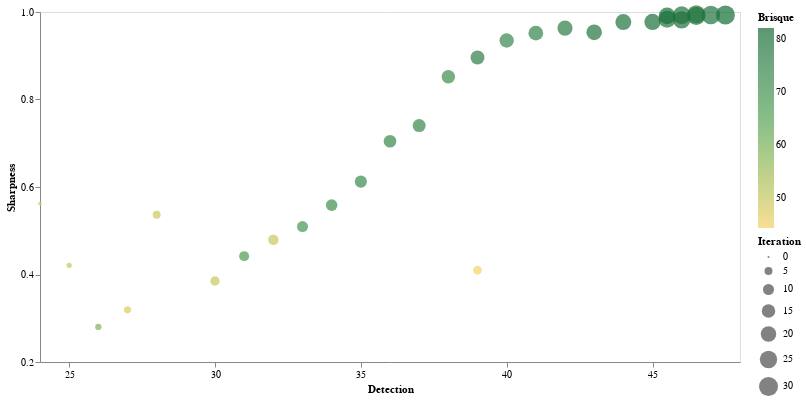

The cell this chart's notebook holds for it:
### Code cell
from altair import Chart
import altair as alt
import seaborn as sns
c = Chart(df)

c.mark_circle().encode(
    alt.X('Detection',
        scale=alt.Scale(zero=False),
        axis=alt.Axis(tickCount=df.shape[1], grid=False)
    ),
    # x='Detection',
    # y='Sharpness',
    alt.Y('Sharpness',
        scale=alt.Scale(zero=False),
        axis=alt.Axis(tickCount=df.shape[1],grid=False)
    ),
    # color='Brisque',
    color=alt.Color('Brisque', legend=alt.Legend(orient="right"), scale=alt.Scale(scheme='goldgreen')),
    size='Iteration',
).properties(
    width=700,
    height=350
)

### Figure 1 — Vega-Lite specification as saved in the notebook (floating-point values rounded to 4 significant figures)
{"config": {"view": {"continuousWidth": 400, "continuousHeight": 300}}, "data": {"name": "data-789402fcc2b08c05ac9aa696ee59239e"}, "mark": "circle", "encoding": {"color": {"field": "Brisque", "legend": {"orient": "right"}, "scale": {"scheme": "goldgreen"}, "type": "quantitative"}, "size": {"field": "Iteration", "type": "quantitative"}, "x": {"axis": {"grid": false, "tickCount": 4}, "field": "Detection", "scale": {"zero": false}, "type": "quantitative"}, "y": {"axis": {"grid": false, "tickCount": 4}, "field": "Sharpness", "scale": {"zero": false}, "type": "quantitative"}}, "height": 350, "width": 700, "$schema": "https://vega.github.io/schema/vega-lite/v4.17.0.json", "datasets": {"data-789402fcc2b08c05ac9aa696ee59239e": [{"Sharpness": 0.9931, "Brisque": 82.02, "Detection": 47.5, "Iteration": 30}, {"Sharpness": 0.9931, "Brisque": 79.47, "Detection": 47.0, "Iteration": 29}, {"Sharpness": 0.9911, "Brisque": 81.18, "Detection": 46.5, "Iteration": 28}, {"Sharpness": 0.995, "Brisque": 78.74, "Detection": 46.5, "Iteration": 27}, {"Sharpness": 0.9928, "Brisque": 79.73, "Detection": 46.0, "Iteration": 26}, {"Sharpness": 0.9819, "Brisque": 80.17, "Detection": 46.0, "Iteration": 25}, {"Sharpness": 0.9834, "Brisque": 78.68, "Detection": 45.5, "Iteration": 24}, {"Sharpness": 0.9913, "Brisque": 81.73, "Detection": 45.5, "Iteration": 23}, {"Sharpness": 0.9773, "Brisque": 80.81, "Detection": 45.0, "Iteration": 22}, {"Sharpness": 0.977, "Brisque": 79.26, "Detection": 44.0, "Iteration": 21}, {"Sharpness": 0.9535, "Brisque": 78.93, "Detection": 43.0, "Iteration": 20}, {"Sharpness": 0.9633, "Brisque": 77.29, "Detection": 42.0, "Iteration": 19}, {"Sharpness": 0.9517, "Brisque": 74.54, "Detection": 41.0, "Iteration": 18}, {"Sharpness": 0.9349, "Brisque": 73.6, "Detection": 40.0, "Iteration": 17}, {"Sharpness": 0.896, "Brisque": 76.07, "Detection": 39.0, "Iteration": 16}, {"Sharpness": 0.8518, "Brisque": 71.39, "Detection": 38.0, "Iteration": 15}, {"Sharpness": 0.7404, "Brisque": 72.91, "Detection": 37.0, "Iteration": 14}, {"Sharpness": 0.7046, "Brisque": 73.26, "Detection": 36.0, "Iteration": 13}, {"Sharpness": 0.6123, "Brisque": 72.42, "Detection": 35.0, "Iteration": 12}, {"Sharpness": 0.5586, "Brisque": 71.14, "Detection": 34.0, "Iteration": 11}, {"Sharpness": 0.5096, "Brisque": 68.79, "Detection": 33.0, "Iteration": 10}, {"Sharpness": 0.4792, "Brisque": 49.47, "Detection": 32.0, "Iteration": 9}, {"Sharpness": 0.442, "Brisque": 67.37, "Detection": 31.0, "Iteration": 8}, {"Sharpness": 0.3852, "Brisque": 49.24, "Detection": 30.0, "Iteration": 7}, {"Sharpness": 0.4099, "Brisque": 44.31, "Detection": 39.0, "Iteration": 6}, {"Sharpness": 0.5365, "Brisque": 49.65, "Detection": 28.0, "Iteration": 5}, {"Sharpness": 0.3193, "Brisque": 47.24, "Detection": 27.0, "Iteration": 4}, {"Sharpness": 0.2803, "Brisque": 59.31, "Detection": 26.0, "Iteration": 3}, {"Sharpness": 0.421, "Brisque": 50.04, "Detection": 25.0, "Iteration": 2}, {"Sharpness": 0.5624, "Brisque": 47.12, "Detection": 24.0, "Iteration": 1}]}}
